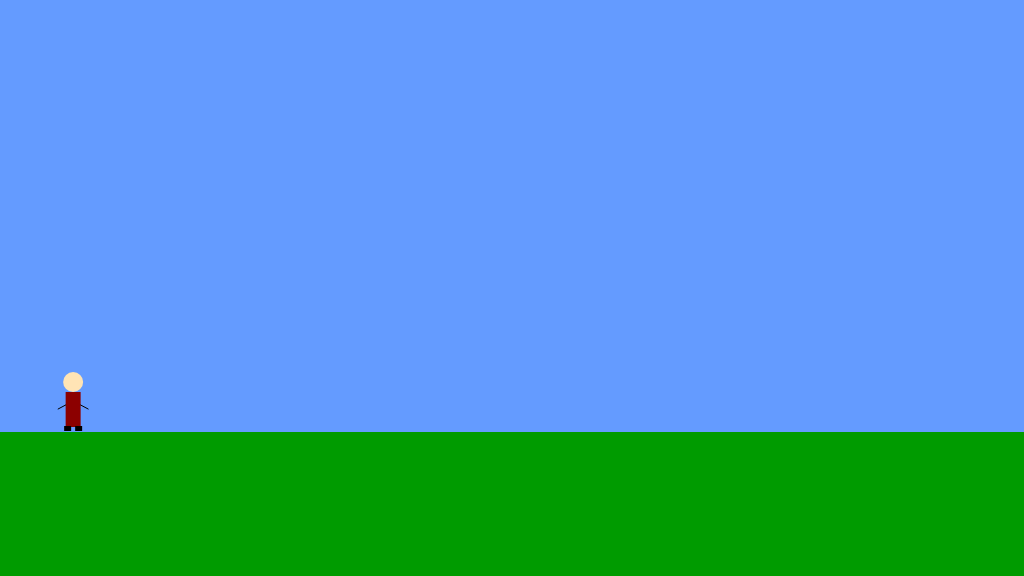
Frame 1 (no input)
Frame 60 (no input): identical to frame 1, image omitted
Frame 120 (the mouse pressed at the canvas centre since frame 60): identical to frame 1, image omitted

The p5.js sketch that drew this single still picture (run headless with seeded random() and noise() and a simulated clock; from frame 60 on, the mouse is pressed at the canvas centre):

// p5.js sketch
// ── sketch.js
/*

The Game Project

Week 3

Game interaction

*/


var gameChar_x;
var gameChar_y;
var floorPos_y;
var scrollPos;

var isLeft;
var isRight;
var isJumping;
var isFalling;

var collectable;
var canyon;
var cloud;
var mountain;
var tree;

function setup()
{
	createCanvas(1024, 576);
    
	floorPos_y = height * 3/4;
	
    gameChar_x = width/14;
	gameChar_y = floorPos_y;
    
    isLeft = false;
    isRight = false;
    isJumping = false;
    isFalling = false;
    
    //variable to control the background scrolling
    scrollPos = 0;
    
    //initialize arrays of scenery objects
    tree = [];
    cloud = [];
    canyon = [];
    mountain = [];
    collectable = [];
}

function draw()
{

	///////////DRAWING CODE//////////

	
    background(100,155,255); //fill the sky blue


	noStroke();
	fill(0,155,0);
	rect(0, floorPos_y, width, height - floorPos_y); //draw some green ground
    
    push();
    translate(scrollPos,0);
    
    //drawing mountains
    for(var i = 0; i < mountain.length; i++)
    {
        noStroke();
        fill(119,136,153,200);
        triangle(mountain[i].x+737.5,mountain[i].y+200,mountain[i].x+660,mountain[i].y+432,mountain[i].x+815,mountain[i].y+432);
        triangle(mountain[i].x+892.5,mountain[i].y+200,mountain[i].x+970,mountain[i].y+432,mountain[i].x+815,mountain[i].y+432);
    
        fill(47,79,79,200);
        triangle(mountain[i].x+815,mountain[i].y+150,mountain[i].x+700,mountain[i].y+432,mountain[i].x+925,mountain[i].y+432);
    }
    
    //drawing trees
    for(var i = 0; i < tree.length; i++)
    {
        noStroke();
        fill(210,105,30);
        rect(tree[i],height/2,30,145);
        fill(0,100,0);
        ellipse(tree[i]+15,height/2,60,60);
        ellipse(tree[i]+50,height/2-22,60,60);
        ellipse(tree[i]-20,height/2-22,60,60);
        ellipse(tree[i]+15,height/2-32,60,60);
        ellipse(tree[i]+70,height/2-52,60,60);
        ellipse(tree[i]-40,height/2-52,60,60);
        ellipse(tree[i]+50,height/2-82,60,60);
        ellipse(tree[i]-20,height/2-82,60,60);
        ellipse(tree[i]+15,height/2-102,60,60);
        ellipse(tree[i]+15,height/2-72,90,90);
    }
    
    //drawing clouds
    for(var i = 0; i < cloud.length; i++)
    {
        fill(255,255,255);
        ellipse(cloud[i].x_pos+150,cloud[i].y_pos,55,55);
        ellipse(cloud[i].x_pos+120,cloud[i].y_pos,40,40);
        ellipse(cloud[i].x_pos+180,cloud[i].y_pos,40,40);
    }

    
    //draw the canyon
    for(var i = 0; i < canyon.length; i++)
    {
        fill(100,155,255);
        rect(canyon[i].x,canyon[i].y, canyon[i].width, canyon[i].height);        
    }
    
    //condition for character falling down the canyon
    //if((gameChar_x < 310 && gameChar_x > 255 && gameChar_y > 422) || (gameChar_x < 600 && gameChar_x > 545 && gameChar_y > 422))
    //{
    //    isFalling = true;
    //    isJumping = false;
    //}
    
    //if(isFalling == true)
    //{
    //    gameChar_y = max(gameChar_y + 1, height);
    //}
    
    //if(dist(gameChar_x,gameChar_y,collectable[i].x,collectable[i].y) <= 10)
    //    {
    //        collectable.isFound = true;
    //    }
    //    if(collectable.isFound == false) ===> NOT SURE HOW TO INCLUDE IF STATEMENT FOR THE COLLECTABLE TO DISSAPEAR
 
    //collectable
   for(var i = 0; i < collectable.length; i++)
   {
       fill(255,225,0);
       ellipse(collectable[i].x,collectable[i].y,20,30);
       fill(240,200,0);
       ellipse(collectable[i].x,collectable[i].y,15,25);
   }
    
    

    pop();
    
	//the game character
    
	if(isLeft && isJumping)
	{
		// add your jumping-left code
        fill(255,228,181);
        ellipse(gameChar_x, gameChar_y-50, 20, 20);
    
        fill(140,0,0);
        rect(gameChar_x-7.5,gameChar_y-40, 15,35);
    
        fill(0);
        rect(gameChar_x-10,gameChar_y-12,5,8);
        rect(gameChar_x,gameChar_y-6,5,8);
    
        stroke(0);
        strokeWeight(1);
        line(gameChar_x,gameChar_y-27,gameChar_x-15,gameChar_y-32);

	}
	else if(isRight && isJumping)
	{
		// add your jumping-right code
        fill(255,228,181);
        ellipse(gameChar_x, gameChar_y-50, 20, 20);
    
        fill(140,0,0);
        rect(gameChar_x-7.5,gameChar_y-40, 15,35);
    
        fill(0);
        rect(gameChar_x+4,gameChar_y-12,5,8);
        rect(gameChar_x-6,gameChar_y-6,5,8);
    
        stroke(0);
        strokeWeight(1);
        line(gameChar_x,gameChar_y-27,gameChar_x+15,gameChar_y-33);

	}
	else if(isLeft)
	{
		// add your walking left code
        fill(255,228,181);
        ellipse(gameChar_x, gameChar_y-50, 20, 20);
    
        fill(140,0,0);
        rect(gameChar_x-7.5,gameChar_y-40, 15,35);
    
        fill(0);
        rect(gameChar_x-10,gameChar_y-6,7,5);
        rect(gameChar_x-8,gameChar_y-6,7,5);
    
        stroke(0);
        strokeWeight(1);
        line(gameChar_x,gameChar_y-27,gameChar_x-15,gameChar_y-23);

	}
	else if(isRight)
	{
		// add your walking right code
        fill(255,228,181);
        ellipse(gameChar_x, gameChar_y-50, 20, 20);
    
        fill(140,0,0);
        rect(gameChar_x-7.5,gameChar_y-40, 15,35);
    
        fill(0);
        rect(gameChar_x+3,gameChar_y-6,7,5);
        rect(gameChar_x+1,gameChar_y-6,7,5);
    
        stroke(0);
        strokeWeight(1);
        line(gameChar_x,gameChar_y-27,gameChar_x+15,gameChar_y-23);

	}
	else if(isFalling || isJumping)
	{
		// add your jumping facing forwards code
        fill(255,228,181);
        ellipse(gameChar_x, gameChar_y-50, 20, 20);
    
        fill(140,0,0);
        rect(gameChar_x-7.5,gameChar_y-40, 15,35);
    
        fill(0);
        rect(gameChar_x+2,gameChar_y-11,5,8);
        rect(gameChar_x-9,gameChar_y-6,7,5);
    
        stroke(0);
        strokeWeight(1);
        line(gameChar_x+7.5,gameChar_y-27,gameChar_x+15,gameChar_y-31);
        line(gameChar_x-7.5,gameChar_y-27,gameChar_x-15,gameChar_y-31);

	}
	else
	{
		// add your standing front facing code
        fill(255,228,181);
        //ellipse(gameChar_x, gameChar_y-60, 20, 20);
        ellipse(gameChar_x, gameChar_y-50, 20, 20);
    
        fill(140,0,0);
        rect(gameChar_x-7.5,gameChar_y-40, 15,35);
    
        fill(0);
        rect(gameChar_x+2,gameChar_y-6,7,5);
        rect(gameChar_x-9,gameChar_y-6,7,5);
    
        stroke(0);
        strokeWeight(1);
        line(gameChar_x+7.5,gameChar_y-27,gameChar_x+15,gameChar_y-23);
        line(gameChar_x-7.5,gameChar_y-27,gameChar_x-15,gameChar_y-23);

	}

	///////////INTERACTION CODE//////////
	//Put conditional statements to move the game character below here
    
    if(isLeft == true)
    {
        gameChar_x = max(gameChar_x-5,0);
    }
    
    
    if(isRight == true)
    {
        gameChar_x = min(gameChar_x+5,width);
    }
    
    
    if(isJumping == true)
    {
        gameChar_y = max(gameChar_y-7,height/2);
    }
    else
    {
        gameChar_y = min(gameChar_y+2,floorPos_y);
    }

    
}


function keyPressed()
{
	// if statements to control the animation of the character when
	// keys are pressed.

	//open up the console to see how these work
	//console.log("keyPressed: " + key);
	console.log("keyPressed: " + keyCode);
    
    if(keyCode == 37)
    {
        isLeft = true;    
    }
    else if(keyCode == 39)
    {
        isRight = true;
    }
    else if(keyCode == 38)
    {
        isJumping = true;
    }
   
}

function keyReleased()
{
	// if statements to control the animation of the character when
	// keys are released.

	//console.log("keyReleased: " + key);
	//console.log("keyReleased: " + keyCode);
    
    if(keyCode == 37)
    {
        isLeft = false;    
    }
    else if(keyCode == 39)
    {
        isRight = false;
    }
    else if(keyCode == 38)
    {
        isJumping = false;
    }
}
